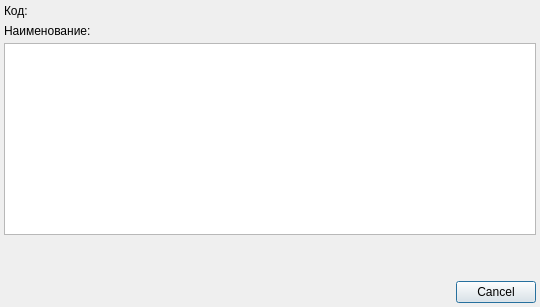
<?xml version="1.0" encoding="UTF-8"?>
<ui version="4.0">
 <class>MenuContent</class>
 <widget class="QDialog" name="MenuContent">
  <property name="geometry">
   <rect>
    <x>0</x>
    <y>0</y>
    <width>540</width>
    <height>307</height>
   </rect>
  </property>
  <property name="windowTitle">
   <string>Шаблон питания</string>
  </property>
  <property name="sizeGripEnabled">
   <bool>false</bool>
  </property>
  <layout class="QGridLayout" name="gridLayout">
   <property name="margin">
    <number>4</number>
   </property>
   <property name="spacing">
    <number>4</number>
   </property>
   <item row="0" column="1">
    <widget class="QLabel" name="edtCode">
     <property name="text">
      <string/>
     </property>
    </widget>
   </item>
   <item row="2" column="0" colspan="3">
    <widget class="CInDocTableView" name="tblMenuContent"/>
   </item>
   <item row="0" column="2">
    <spacer name="horizontalSpacer">
     <property name="orientation">
      <enum>Qt::Horizontal</enum>
     </property>
     <property name="sizeHint" stdset="0">
      <size>
       <width>422</width>
       <height>13</height>
      </size>
     </property>
    </spacer>
   </item>
   <item row="3" column="0" colspan="2">
    <spacer>
     <property name="orientation">
      <enum>Qt::Vertical</enum>
     </property>
     <property name="sizeHint" stdset="0">
      <size>
       <width>103</width>
       <height>16</height>
      </size>
     </property>
    </spacer>
   </item>
   <item row="1" column="0">
    <widget class="QLabel" name="lblName">
     <property name="text">
      <string>Наименование: </string>
     </property>
    </widget>
   </item>
   <item row="0" column="0">
    <widget class="QLabel" name="lblCode">
     <property name="text">
      <string>Код: </string>
     </property>
    </widget>
   </item>
   <item row="1" column="2">
    <spacer name="horizontalSpacer_2">
     <property name="orientation">
      <enum>Qt::Horizontal</enum>
     </property>
     <property name="sizeHint" stdset="0">
      <size>
       <width>422</width>
       <height>17</height>
      </size>
     </property>
    </spacer>
   </item>
   <item row="1" column="1">
    <widget class="QLabel" name="edtName">
     <property name="text">
      <string/>
     </property>
    </widget>
   </item>
   <item row="4" column="0" colspan="3">
    <widget class="QDialogButtonBox" name="buttonBox">
     <property name="orientation">
      <enum>Qt::Horizontal</enum>
     </property>
     <property name="standardButtons">
      <set>QDialogButtonBox::Cancel</set>
     </property>
    </widget>
   </item>
  </layout>
 </widget>
 <customwidgets>
  <customwidget>
   <class>CInDocTableView</class>
   <extends>QTableView</extends>
   <header>library/InDocTable.h</header>
  </customwidget>
 </customwidgets>
 <tabstops>
  <tabstop>buttonBox</tabstop>
 </tabstops>
 <resources/>
 <connections>
  <connection>
   <sender>buttonBox</sender>
   <signal>accepted()</signal>
   <receiver>MenuContent</receiver>
   <slot>accept()</slot>
   <hints>
    <hint type="sourcelabel">
     <x>158</x>
     <y>121</y>
    </hint>
    <hint type="destinationlabel">
     <x>117</x>
     <y>106</y>
    </hint>
   </hints>
  </connection>
  <connection>
   <sender>buttonBox</sender>
   <signal>rejected()</signal>
   <receiver>MenuContent</receiver>
   <slot>reject()</slot>
   <hints>
    <hint type="sourcelabel">
     <x>238</x>
     <y>99</y>
    </hint>
    <hint type="destinationlabel">
     <x>247</x>
     <y>107</y>
    </hint>
   </hints>
  </connection>
 </connections>
</ui>
